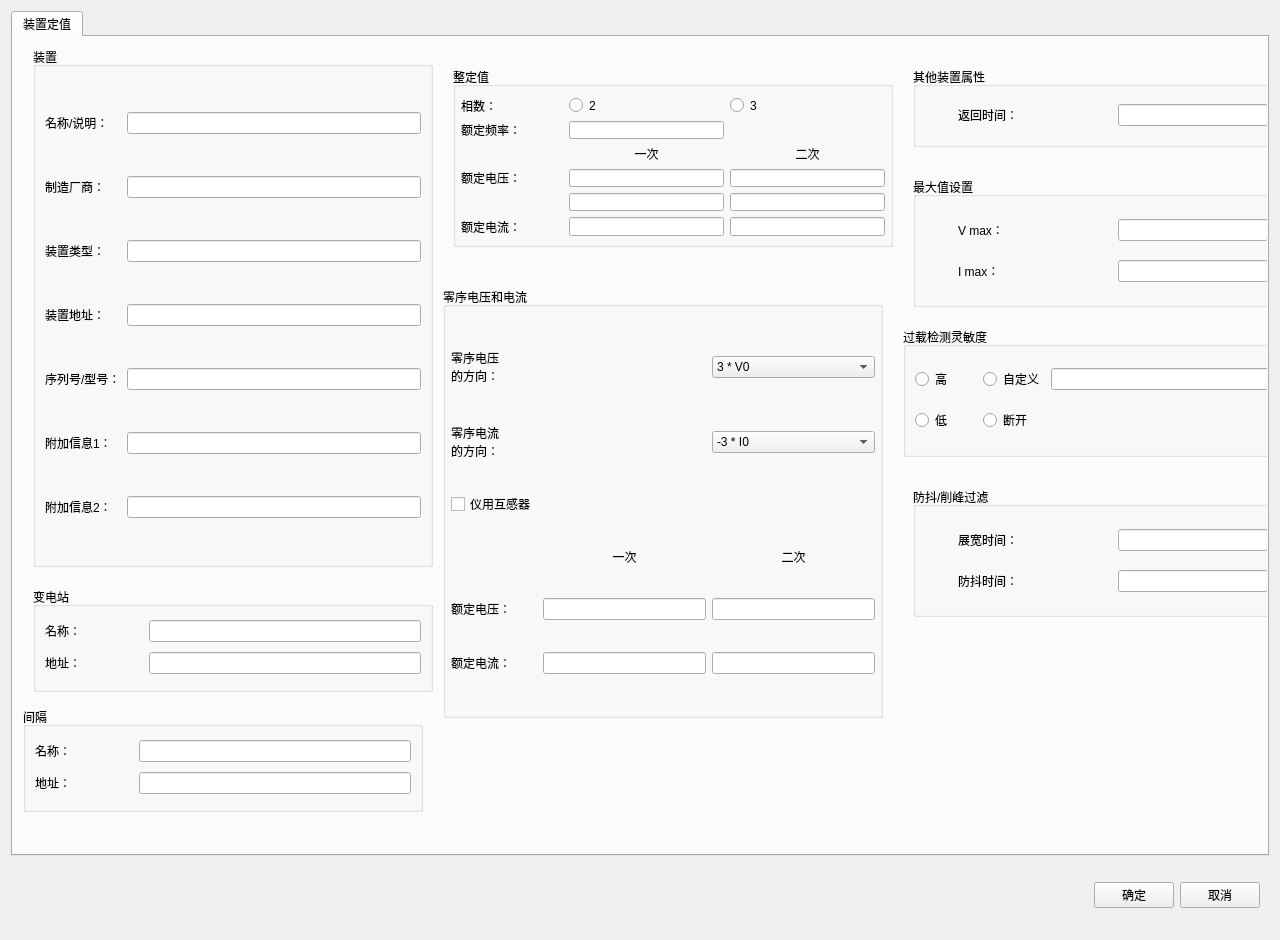
<?xml version="1.0" encoding="UTF-8"?>
<ui version="4.0">
 <class>QDeviceModelAttrWidget_Eng</class>
 <widget class="QWidget" name="QDeviceModelAttrWidget_Eng">
  <property name="windowModality">
   <enum>Qt::WindowModal</enum>
  </property>
  <property name="geometry">
   <rect>
    <x>0</x>
    <y>0</y>
    <width>1280</width>
    <height>940</height>
   </rect>
  </property>
  <property name="minimumSize">
   <size>
    <width>1200</width>
    <height>614</height>
   </size>
  </property>
  <property name="maximumSize">
   <size>
    <width>16777215</width>
    <height>16000</height>
   </size>
  </property>
  <property name="windowTitle">
   <string>Form</string>
  </property>
  <layout class="QGridLayout" name="gridLayout">
   <item row="0" column="0">
    <widget class="QTabWidget" name="tabWidget">
     <property name="sizePolicy">
      <sizepolicy hsizetype="Preferred" vsizetype="Preferred">
       <horstretch>0</horstretch>
       <verstretch>0</verstretch>
      </sizepolicy>
     </property>
     <property name="minimumSize">
      <size>
       <width>0</width>
       <height>845</height>
      </size>
     </property>
     <property name="maximumSize">
      <size>
       <width>16777215</width>
       <height>946</height>
      </size>
     </property>
     <property name="currentIndex">
      <number>0</number>
     </property>
     <widget class="QWidget" name="tab">
      <attribute name="title">
       <string>装置定值</string>
      </attribute>
      <widget class="QGroupBox" name="groupBox_5">
       <property name="geometry">
        <rect>
         <x>430</x>
         <y>250</y>
         <width>440</width>
         <height>431</height>
        </rect>
       </property>
       <property name="sizePolicy">
        <sizepolicy hsizetype="Expanding" vsizetype="Preferred">
         <horstretch>0</horstretch>
         <verstretch>0</verstretch>
        </sizepolicy>
       </property>
       <property name="minimumSize">
        <size>
         <width>0</width>
         <height>0</height>
        </size>
       </property>
       <property name="maximumSize">
        <size>
         <width>16777</width>
         <height>16777215</height>
        </size>
       </property>
       <property name="title">
        <string>零序电压和电流</string>
       </property>
       <layout class="QGridLayout" name="gridLayout_10">
        <property name="leftMargin">
         <number>5</number>
        </property>
        <property name="rightMargin">
         <number>5</number>
        </property>
        <item row="1" column="0">
         <widget class="QLabel" name="label_20">
          <property name="maximumSize">
           <size>
            <width>90</width>
            <height>16777215</height>
           </size>
          </property>
          <property name="text">
           <string>零序电流
的方向：</string>
          </property>
          <property name="wordWrap">
           <bool>true</bool>
          </property>
         </widget>
        </item>
        <item row="3" column="1">
         <widget class="QLabel" name="label_22">
          <property name="maximumSize">
           <size>
            <width>16777215</width>
            <height>16</height>
           </size>
          </property>
          <property name="text">
           <string>一次</string>
          </property>
          <property name="alignment">
           <set>Qt::AlignCenter</set>
          </property>
         </widget>
        </item>
        <item row="2" column="0">
         <widget class="QCheckBox" name="checkBox">
          <property name="maximumSize">
           <size>
            <width>141</width>
            <height>16777215</height>
           </size>
          </property>
          <property name="text">
           <string>仪用互感器</string>
          </property>
         </widget>
        </item>
        <item row="4" column="0">
         <widget class="QLabel" name="label_21">
          <property name="text">
           <string>额定电压：</string>
          </property>
         </widget>
        </item>
        <item row="4" column="2">
         <widget class="QLineEdit" name="m_editVNom3">
          <property name="minimumSize">
           <size>
            <width>147</width>
            <height>0</height>
           </size>
          </property>
          <property name="alignment">
           <set>Qt::AlignRight|Qt::AlignTrailing|Qt::AlignVCenter</set>
          </property>
         </widget>
        </item>
        <item row="3" column="2">
         <widget class="QLabel" name="label_23">
          <property name="text">
           <string>二次</string>
          </property>
          <property name="alignment">
           <set>Qt::AlignCenter</set>
          </property>
         </widget>
        </item>
        <item row="5" column="1">
         <widget class="QLineEdit" name="m_editIPRIM2">
          <property name="minimumSize">
           <size>
            <width>147</width>
            <height>0</height>
           </size>
          </property>
          <property name="alignment">
           <set>Qt::AlignRight|Qt::AlignTrailing|Qt::AlignVCenter</set>
          </property>
         </widget>
        </item>
        <item row="0" column="0">
         <widget class="QLabel" name="label_19">
          <property name="minimumSize">
           <size>
            <width>0</width>
            <height>50</height>
           </size>
          </property>
          <property name="maximumSize">
           <size>
            <width>90</width>
            <height>16777215</height>
           </size>
          </property>
          <property name="autoFillBackground">
           <bool>false</bool>
          </property>
          <property name="text">
           <string>零序电压
的方向：</string>
          </property>
          <property name="wordWrap">
           <bool>true</bool>
          </property>
         </widget>
        </item>
        <item row="5" column="0">
         <widget class="QLabel" name="label_24">
          <property name="text">
           <string>额定电流：</string>
          </property>
         </widget>
        </item>
        <item row="4" column="1">
         <widget class="QLineEdit" name="m_editVPrimLL3">
          <property name="minimumSize">
           <size>
            <width>147</width>
            <height>0</height>
           </size>
          </property>
          <property name="alignment">
           <set>Qt::AlignRight|Qt::AlignTrailing|Qt::AlignVCenter</set>
          </property>
         </widget>
        </item>
        <item row="1" column="2">
         <widget class="QComboBox" name="comboBox_2">
          <property name="minimumSize">
           <size>
            <width>147</width>
            <height>0</height>
           </size>
          </property>
          <property name="maximumSize">
           <size>
            <width>1677</width>
            <height>16777215</height>
           </size>
          </property>
          <item>
           <property name="text">
            <string>-3 * I0</string>
           </property>
          </item>
          <item>
           <property name="text">
            <string>3 * I0</string>
           </property>
          </item>
         </widget>
        </item>
        <item row="0" column="2">
         <widget class="QComboBox" name="comboBox">
          <property name="minimumSize">
           <size>
            <width>147</width>
            <height>0</height>
           </size>
          </property>
          <item>
           <property name="text">
            <string>3 * V0</string>
           </property>
          </item>
          <item>
           <property name="text">
            <string>-3 * V0</string>
           </property>
          </item>
         </widget>
        </item>
        <item row="5" column="2">
         <widget class="QLineEdit" name="m_editINom2">
          <property name="minimumSize">
           <size>
            <width>147</width>
            <height>0</height>
           </size>
          </property>
          <property name="alignment">
           <set>Qt::AlignRight|Qt::AlignTrailing|Qt::AlignVCenter</set>
          </property>
         </widget>
        </item>
       </layout>
      </widget>
      <widget class="QGroupBox" name="groupBox_7">
       <property name="geometry">
        <rect>
         <x>900</x>
         <y>140</y>
         <width>400</width>
         <height>130</height>
        </rect>
       </property>
       <property name="minimumSize">
        <size>
         <width>0</width>
         <height>0</height>
        </size>
       </property>
       <property name="maximumSize">
        <size>
         <width>1677</width>
         <height>16777215</height>
        </size>
       </property>
       <property name="baseSize">
        <size>
         <width>500</width>
         <height>0</height>
        </size>
       </property>
       <property name="title">
        <string>最大值设置</string>
       </property>
       <layout class="QGridLayout" name="gridLayout_11">
        <item row="0" column="0">
         <widget class="QLabel" name="label_25">
          <property name="minimumSize">
           <size>
            <width>45</width>
            <height>0</height>
           </size>
          </property>
          <property name="maximumSize">
           <size>
            <width>121</width>
            <height>16777215</height>
           </size>
          </property>
          <property name="text">
           <string>V max：</string>
          </property>
         </widget>
        </item>
        <item row="0" column="1">
         <widget class="QLineEdit" name="m_editVMaxLL">
          <property name="minimumSize">
           <size>
            <width>0</width>
            <height>0</height>
           </size>
          </property>
          <property name="maximumSize">
           <size>
            <width>150</width>
            <height>16777215</height>
           </size>
          </property>
          <property name="alignment">
           <set>Qt::AlignRight|Qt::AlignTrailing|Qt::AlignVCenter</set>
          </property>
         </widget>
        </item>
        <item row="1" column="0">
         <widget class="QLabel" name="label_26">
          <property name="minimumSize">
           <size>
            <width>45</width>
            <height>0</height>
           </size>
          </property>
          <property name="text">
           <string>I max：</string>
          </property>
         </widget>
        </item>
        <item row="1" column="1">
         <widget class="QLineEdit" name="m_editIMax">
          <property name="minimumSize">
           <size>
            <width>0</width>
            <height>0</height>
           </size>
          </property>
          <property name="maximumSize">
           <size>
            <width>150</width>
            <height>16777215</height>
           </size>
          </property>
          <property name="alignment">
           <set>Qt::AlignRight|Qt::AlignTrailing|Qt::AlignVCenter</set>
          </property>
         </widget>
        </item>
       </layout>
      </widget>
      <widget class="QGroupBox" name="groupBox_8">
       <property name="geometry">
        <rect>
         <x>890</x>
         <y>290</y>
         <width>400</width>
         <height>130</height>
        </rect>
       </property>
       <property name="minimumSize">
        <size>
         <width>0</width>
         <height>0</height>
        </size>
       </property>
       <property name="maximumSize">
        <size>
         <width>1677</width>
         <height>16777215</height>
        </size>
       </property>
       <property name="baseSize">
        <size>
         <width>500</width>
         <height>0</height>
        </size>
       </property>
       <property name="title">
        <string>过载检测灵敏度</string>
       </property>
       <layout class="QGridLayout" name="gridLayout_12">
        <item row="0" column="1">
         <widget class="QRadioButton" name="m_radCustomize">
          <property name="text">
           <string>自定义</string>
          </property>
         </widget>
        </item>
        <item row="0" column="0">
         <widget class="QRadioButton" name="m_radHigh">
          <property name="text">
           <string>高</string>
          </property>
         </widget>
        </item>
        <item row="0" column="2">
         <widget class="QLineEdit" name="m_editOverloadSupTime">
          <property name="minimumSize">
           <size>
            <width>0</width>
            <height>0</height>
           </size>
          </property>
          <property name="maximumSize">
           <size>
            <width>240</width>
            <height>16777215</height>
           </size>
          </property>
          <property name="alignment">
           <set>Qt::AlignRight|Qt::AlignTrailing|Qt::AlignVCenter</set>
          </property>
          <property name="dragEnabled">
           <bool>false</bool>
          </property>
          <property name="readOnly">
           <bool>false</bool>
          </property>
         </widget>
        </item>
        <item row="1" column="0">
         <widget class="QRadioButton" name="m_radLow">
          <property name="text">
           <string>低</string>
          </property>
         </widget>
        </item>
        <item row="1" column="1">
         <widget class="QRadioButton" name="m_radDisconnect">
          <property name="text">
           <string>断开</string>
          </property>
         </widget>
        </item>
       </layout>
      </widget>
      <widget class="QGroupBox" name="groupBox_9">
       <property name="geometry">
        <rect>
         <x>900</x>
         <y>450</y>
         <width>400</width>
         <height>130</height>
        </rect>
       </property>
       <property name="minimumSize">
        <size>
         <width>0</width>
         <height>0</height>
        </size>
       </property>
       <property name="maximumSize">
        <size>
         <width>1677</width>
         <height>16777215</height>
        </size>
       </property>
       <property name="title">
        <string>防抖/削峰过滤</string>
       </property>
       <layout class="QGridLayout" name="gridLayout_13">
        <item row="1" column="0">
         <widget class="QLabel" name="label_28">
          <property name="text">
           <string>防抖时间：</string>
          </property>
         </widget>
        </item>
        <item row="0" column="0">
         <widget class="QLabel" name="label_27">
          <property name="maximumSize">
           <size>
            <width>121</width>
            <height>16777215</height>
           </size>
          </property>
          <property name="text">
           <string>展宽时间：</string>
          </property>
         </widget>
        </item>
        <item row="0" column="1">
         <widget class="QLineEdit" name="m_editDeBounceTime">
          <property name="minimumSize">
           <size>
            <width>0</width>
            <height>0</height>
           </size>
          </property>
          <property name="maximumSize">
           <size>
            <width>150</width>
            <height>16777215</height>
           </size>
          </property>
          <property name="alignment">
           <set>Qt::AlignRight|Qt::AlignTrailing|Qt::AlignVCenter</set>
          </property>
         </widget>
        </item>
        <item row="1" column="1">
         <widget class="QLineEdit" name="m_editDeGlitchTime">
          <property name="maximumSize">
           <size>
            <width>150</width>
            <height>16777215</height>
           </size>
          </property>
          <property name="alignment">
           <set>Qt::AlignRight|Qt::AlignTrailing|Qt::AlignVCenter</set>
          </property>
         </widget>
        </item>
       </layout>
      </widget>
      <widget class="QGroupBox" name="groupBox_6">
       <property name="geometry">
        <rect>
         <x>900</x>
         <y>30</y>
         <width>400</width>
         <height>80</height>
        </rect>
       </property>
       <property name="minimumSize">
        <size>
         <width>0</width>
         <height>0</height>
        </size>
       </property>
       <property name="maximumSize">
        <size>
         <width>1677</width>
         <height>16777215</height>
        </size>
       </property>
       <property name="baseSize">
        <size>
         <width>500</width>
         <height>20</height>
        </size>
       </property>
       <property name="title">
        <string>其他装置属性</string>
       </property>
       <layout class="QGridLayout" name="gridLayout_7">
        <item row="0" column="0">
         <widget class="QLabel" name="label_3">
          <property name="maximumSize">
           <size>
            <width>121</width>
            <height>16777215</height>
           </size>
          </property>
          <property name="text">
           <string>返回时间：</string>
          </property>
         </widget>
        </item>
        <item row="0" column="1">
         <widget class="QLineEdit" name="m_editBackTime">
          <property name="minimumSize">
           <size>
            <width>0</width>
            <height>0</height>
           </size>
          </property>
          <property name="maximumSize">
           <size>
            <width>150</width>
            <height>16777215</height>
           </size>
          </property>
          <property name="alignment">
           <set>Qt::AlignRight|Qt::AlignTrailing|Qt::AlignVCenter</set>
          </property>
         </widget>
        </item>
       </layout>
      </widget>
      <widget class="QGroupBox" name="groupBox_2">
       <property name="geometry">
        <rect>
         <x>20</x>
         <y>550</y>
         <width>400</width>
         <height>105</height>
        </rect>
       </property>
       <property name="maximumSize">
        <size>
         <width>1677</width>
         <height>16777215</height>
        </size>
       </property>
       <property name="title">
        <string>变电站</string>
       </property>
       <layout class="QGridLayout" name="gridLayout_8">
        <item row="0" column="0">
         <widget class="QLabel" name="label_10">
          <property name="minimumSize">
           <size>
            <width>98</width>
            <height>0</height>
           </size>
          </property>
          <property name="maximumSize">
           <size>
            <width>117</width>
            <height>16777215</height>
           </size>
          </property>
          <property name="text">
           <string>名称：</string>
          </property>
         </widget>
        </item>
        <item row="0" column="1">
         <widget class="QLineEdit" name="m_editSubstation">
          <property name="minimumSize">
           <size>
            <width>0</width>
            <height>0</height>
           </size>
          </property>
          <property name="maximumSize">
           <size>
            <width>400</width>
            <height>16777215</height>
           </size>
          </property>
         </widget>
        </item>
        <item row="1" column="0">
         <widget class="QLabel" name="label_11">
          <property name="minimumSize">
           <size>
            <width>98</width>
            <height>0</height>
           </size>
          </property>
          <property name="text">
           <string>地址：</string>
          </property>
         </widget>
        </item>
        <item row="1" column="1">
         <widget class="QLineEdit" name="m_editSubstatioAddress">
          <property name="minimumSize">
           <size>
            <width>0</width>
            <height>0</height>
           </size>
          </property>
          <property name="maximumSize">
           <size>
            <width>400</width>
            <height>16777215</height>
           </size>
          </property>
         </widget>
        </item>
       </layout>
      </widget>
      <widget class="QGroupBox" name="groupBox_3">
       <property name="geometry">
        <rect>
         <x>10</x>
         <y>670</y>
         <width>400</width>
         <height>105</height>
        </rect>
       </property>
       <property name="minimumSize">
        <size>
         <width>246</width>
         <height>0</height>
        </size>
       </property>
       <property name="maximumSize">
        <size>
         <width>1677</width>
         <height>16777215</height>
        </size>
       </property>
       <property name="title">
        <string>间隔</string>
       </property>
       <layout class="QGridLayout" name="gridLayout_9">
        <item row="0" column="0">
         <widget class="QLabel" name="label_12">
          <property name="minimumSize">
           <size>
            <width>98</width>
            <height>0</height>
           </size>
          </property>
          <property name="maximumSize">
           <size>
            <width>117</width>
            <height>16777215</height>
           </size>
          </property>
          <property name="text">
           <string>名称：</string>
          </property>
         </widget>
        </item>
        <item row="0" column="1">
         <widget class="QLineEdit" name="m_editBay">
          <property name="minimumSize">
           <size>
            <width>0</width>
            <height>0</height>
           </size>
          </property>
          <property name="maximumSize">
           <size>
            <width>400</width>
            <height>16777215</height>
           </size>
          </property>
         </widget>
        </item>
        <item row="1" column="0">
         <widget class="QLabel" name="label_13">
          <property name="minimumSize">
           <size>
            <width>98</width>
            <height>0</height>
           </size>
          </property>
          <property name="maximumSize">
           <size>
            <width>117</width>
            <height>16777215</height>
           </size>
          </property>
          <property name="text">
           <string>地址：</string>
          </property>
         </widget>
        </item>
        <item row="1" column="1">
         <widget class="QLineEdit" name="m_editBayAddress">
          <property name="minimumSize">
           <size>
            <width>0</width>
            <height>0</height>
           </size>
          </property>
          <property name="maximumSize">
           <size>
            <width>400</width>
            <height>16777215</height>
           </size>
          </property>
         </widget>
        </item>
       </layout>
      </widget>
      <widget class="QGroupBox" name="groupBox">
       <property name="geometry">
        <rect>
         <x>20</x>
         <y>10</y>
         <width>400</width>
         <height>520</height>
        </rect>
       </property>
       <property name="minimumSize">
        <size>
         <width>0</width>
         <height>0</height>
        </size>
       </property>
       <property name="maximumSize">
        <size>
         <width>1677</width>
         <height>16777215</height>
        </size>
       </property>
       <property name="title">
        <string>装置</string>
       </property>
       <layout class="QGridLayout" name="gridLayout_5">
        <item row="0" column="0">
         <widget class="QLabel" name="label">
          <property name="text">
           <string>名称/说明：</string>
          </property>
         </widget>
        </item>
        <item row="0" column="1">
         <widget class="QLineEdit" name="m_editDeviceMode">
          <property name="maximumSize">
           <size>
            <width>400</width>
            <height>16777215</height>
           </size>
          </property>
         </widget>
        </item>
        <item row="1" column="0">
         <widget class="QLabel" name="label_4">
          <property name="text">
           <string>制造厂商：</string>
          </property>
         </widget>
        </item>
        <item row="2" column="0">
         <widget class="QLabel" name="label_5">
          <property name="text">
           <string>装置类型：</string>
          </property>
         </widget>
        </item>
        <item row="3" column="0">
         <widget class="QLabel" name="label_6">
          <property name="text">
           <string>装置地址：</string>
          </property>
         </widget>
        </item>
        <item row="4" column="0">
         <widget class="QLabel" name="label_7">
          <property name="text">
           <string>序列号/型号：</string>
          </property>
         </widget>
        </item>
        <item row="5" column="0">
         <widget class="QLabel" name="label_8">
          <property name="text">
           <string>附加信息1：</string>
          </property>
         </widget>
        </item>
        <item row="6" column="0">
         <widget class="QLabel" name="label_9">
          <property name="text">
           <string>附加信息2：</string>
          </property>
         </widget>
        </item>
        <item row="1" column="1">
         <widget class="QLineEdit" name="m_editManufacturer">
          <property name="maximumSize">
           <size>
            <width>400</width>
            <height>16777215</height>
           </size>
          </property>
         </widget>
        </item>
        <item row="2" column="1">
         <widget class="QLineEdit" name="m_editDeviceType">
          <property name="maximumSize">
           <size>
            <width>400</width>
            <height>16777215</height>
           </size>
          </property>
         </widget>
        </item>
        <item row="3" column="1">
         <widget class="QLineEdit" name="m_editDeviceAddress">
          <property name="maximumSize">
           <size>
            <width>400</width>
            <height>16777215</height>
           </size>
          </property>
         </widget>
        </item>
        <item row="4" column="1">
         <widget class="QLineEdit" name="m_editSerialnr">
          <property name="maximumSize">
           <size>
            <width>400</width>
            <height>16777215</height>
           </size>
          </property>
         </widget>
        </item>
        <item row="5" column="1">
         <widget class="QLineEdit" name="m_editProtectedObjectName">
          <property name="maximumSize">
           <size>
            <width>400</width>
            <height>16777215</height>
           </size>
          </property>
         </widget>
        </item>
        <item row="6" column="1">
         <widget class="QLineEdit" name="m_editAdditionalINF02">
          <property name="maximumSize">
           <size>
            <width>400</width>
            <height>16777215</height>
           </size>
          </property>
         </widget>
        </item>
       </layout>
      </widget>
      <widget class="QGroupBox" name="groupBox_4">
       <property name="geometry">
        <rect>
         <x>440</x>
         <y>30</y>
         <width>440</width>
         <height>180</height>
        </rect>
       </property>
       <property name="sizePolicy">
        <sizepolicy hsizetype="Expanding" vsizetype="Preferred">
         <horstretch>0</horstretch>
         <verstretch>0</verstretch>
        </sizepolicy>
       </property>
       <property name="minimumSize">
        <size>
         <width>0</width>
         <height>0</height>
        </size>
       </property>
       <property name="maximumSize">
        <size>
         <width>16777</width>
         <height>16777215</height>
        </size>
       </property>
       <property name="title">
        <string>整定值</string>
       </property>
       <layout class="QGridLayout" name="gridLayout_6">
        <property name="leftMargin">
         <number>5</number>
        </property>
        <property name="rightMargin">
         <number>5</number>
        </property>
        <property name="spacing">
         <number>6</number>
        </property>
        <item row="1" column="1">
         <widget class="QLineEdit" name="m_editFNom">
          <property name="minimumSize">
           <size>
            <width>147</width>
            <height>0</height>
           </size>
          </property>
          <property name="maximumSize">
           <size>
            <width>16777</width>
            <height>16777215</height>
           </size>
          </property>
          <property name="alignment">
           <set>Qt::AlignRight|Qt::AlignTrailing|Qt::AlignVCenter</set>
          </property>
         </widget>
        </item>
        <item row="0" column="2">
         <widget class="QRadioButton" name="m_radPhases3">
          <property name="layoutDirection">
           <enum>Qt::LeftToRight</enum>
          </property>
          <property name="text">
           <string>3</string>
          </property>
         </widget>
        </item>
        <item row="1" column="0">
         <widget class="QLabel" name="label_2">
          <property name="minimumSize">
           <size>
            <width>102</width>
            <height>0</height>
           </size>
          </property>
          <property name="maximumSize">
           <size>
            <width>16777</width>
            <height>16777215</height>
           </size>
          </property>
          <property name="text">
           <string>额定频率：</string>
          </property>
         </widget>
        </item>
        <item row="3" column="1">
         <widget class="QLineEdit" name="m_editVPrimLL">
          <property name="minimumSize">
           <size>
            <width>147</width>
            <height>0</height>
           </size>
          </property>
          <property name="maximumSize">
           <size>
            <width>16777</width>
            <height>16777215</height>
           </size>
          </property>
          <property name="alignment">
           <set>Qt::AlignRight|Qt::AlignTrailing|Qt::AlignVCenter</set>
          </property>
         </widget>
        </item>
        <item row="0" column="0">
         <widget class="QLabel" name="label_14">
          <property name="maximumSize">
           <size>
            <width>64</width>
            <height>16777215</height>
           </size>
          </property>
          <property name="text">
           <string>相数：</string>
          </property>
         </widget>
        </item>
        <item row="2" column="2">
         <widget class="QLabel" name="label_17">
          <property name="text">
           <string>二次</string>
          </property>
          <property name="alignment">
           <set>Qt::AlignCenter</set>
          </property>
         </widget>
        </item>
        <item row="3" column="0">
         <widget class="QLabel" name="label_15">
          <property name="maximumSize">
           <size>
            <width>16777</width>
            <height>16777215</height>
           </size>
          </property>
          <property name="text">
           <string>额定电压：</string>
          </property>
         </widget>
        </item>
        <item row="0" column="1">
         <widget class="QRadioButton" name="m_radPhases2">
          <property name="layoutDirection">
           <enum>Qt::LeftToRight</enum>
          </property>
          <property name="text">
           <string>2</string>
          </property>
         </widget>
        </item>
        <item row="5" column="2">
         <widget class="QLineEdit" name="m_editINom">
          <property name="minimumSize">
           <size>
            <width>147</width>
            <height>0</height>
           </size>
          </property>
          <property name="maximumSize">
           <size>
            <width>16777</width>
            <height>16777215</height>
           </size>
          </property>
          <property name="alignment">
           <set>Qt::AlignRight|Qt::AlignTrailing|Qt::AlignVCenter</set>
          </property>
         </widget>
        </item>
        <item row="4" column="1">
         <widget class="QLineEdit" name="m_editVPrimLL2">
          <property name="minimumSize">
           <size>
            <width>147</width>
            <height>0</height>
           </size>
          </property>
          <property name="maximumSize">
           <size>
            <width>16777</width>
            <height>16777215</height>
           </size>
          </property>
          <property name="alignment">
           <set>Qt::AlignRight|Qt::AlignTrailing|Qt::AlignVCenter</set>
          </property>
         </widget>
        </item>
        <item row="2" column="1">
         <widget class="QLabel" name="label_16">
          <property name="maximumSize">
           <size>
            <width>16777215</width>
            <height>16</height>
           </size>
          </property>
          <property name="text">
           <string>一次</string>
          </property>
          <property name="alignment">
           <set>Qt::AlignCenter</set>
          </property>
         </widget>
        </item>
        <item row="5" column="1">
         <widget class="QLineEdit" name="m_editIPRIM">
          <property name="minimumSize">
           <size>
            <width>147</width>
            <height>0</height>
           </size>
          </property>
          <property name="maximumSize">
           <size>
            <width>16777</width>
            <height>16777215</height>
           </size>
          </property>
          <property name="alignment">
           <set>Qt::AlignRight|Qt::AlignTrailing|Qt::AlignVCenter</set>
          </property>
         </widget>
        </item>
        <item row="4" column="2">
         <widget class="QLineEdit" name="m_editVNom2">
          <property name="minimumSize">
           <size>
            <width>147</width>
            <height>0</height>
           </size>
          </property>
          <property name="maximumSize">
           <size>
            <width>16777</width>
            <height>16777215</height>
           </size>
          </property>
          <property name="alignment">
           <set>Qt::AlignRight|Qt::AlignTrailing|Qt::AlignVCenter</set>
          </property>
         </widget>
        </item>
        <item row="5" column="0">
         <widget class="QLabel" name="label_18">
          <property name="minimumSize">
           <size>
            <width>64</width>
            <height>0</height>
           </size>
          </property>
          <property name="maximumSize">
           <size>
            <width>16777</width>
            <height>16777215</height>
           </size>
          </property>
          <property name="text">
           <string>额定电流：</string>
          </property>
         </widget>
        </item>
        <item row="3" column="2">
         <widget class="QLineEdit" name="m_editVNom">
          <property name="minimumSize">
           <size>
            <width>147</width>
            <height>0</height>
           </size>
          </property>
          <property name="maximumSize">
           <size>
            <width>16777</width>
            <height>16777215</height>
           </size>
          </property>
          <property name="alignment">
           <set>Qt::AlignRight|Qt::AlignTrailing|Qt::AlignVCenter</set>
          </property>
         </widget>
        </item>
       </layout>
      </widget>
     </widget>
    </widget>
   </item>
   <item row="1" column="0">
    <widget class="QWidget" name="widget" native="true">
     <layout class="QHBoxLayout" name="horizontalLayout">
      <item>
       <spacer name="horizontalSpacer">
        <property name="orientation">
         <enum>Qt::Horizontal</enum>
        </property>
        <property name="sizeHint" stdset="0">
         <size>
          <width>40</width>
          <height>20</height>
         </size>
        </property>
       </spacer>
      </item>
      <item>
       <widget class="QPushButton" name="m_btnOK">
        <property name="text">
         <string>确定</string>
        </property>
       </widget>
      </item>
      <item>
       <widget class="QPushButton" name="m_btnCancel">
        <property name="text">
         <string>取消</string>
        </property>
       </widget>
      </item>
     </layout>
    </widget>
   </item>
  </layout>
 </widget>
 <resources/>
 <connections/>
</ui>
